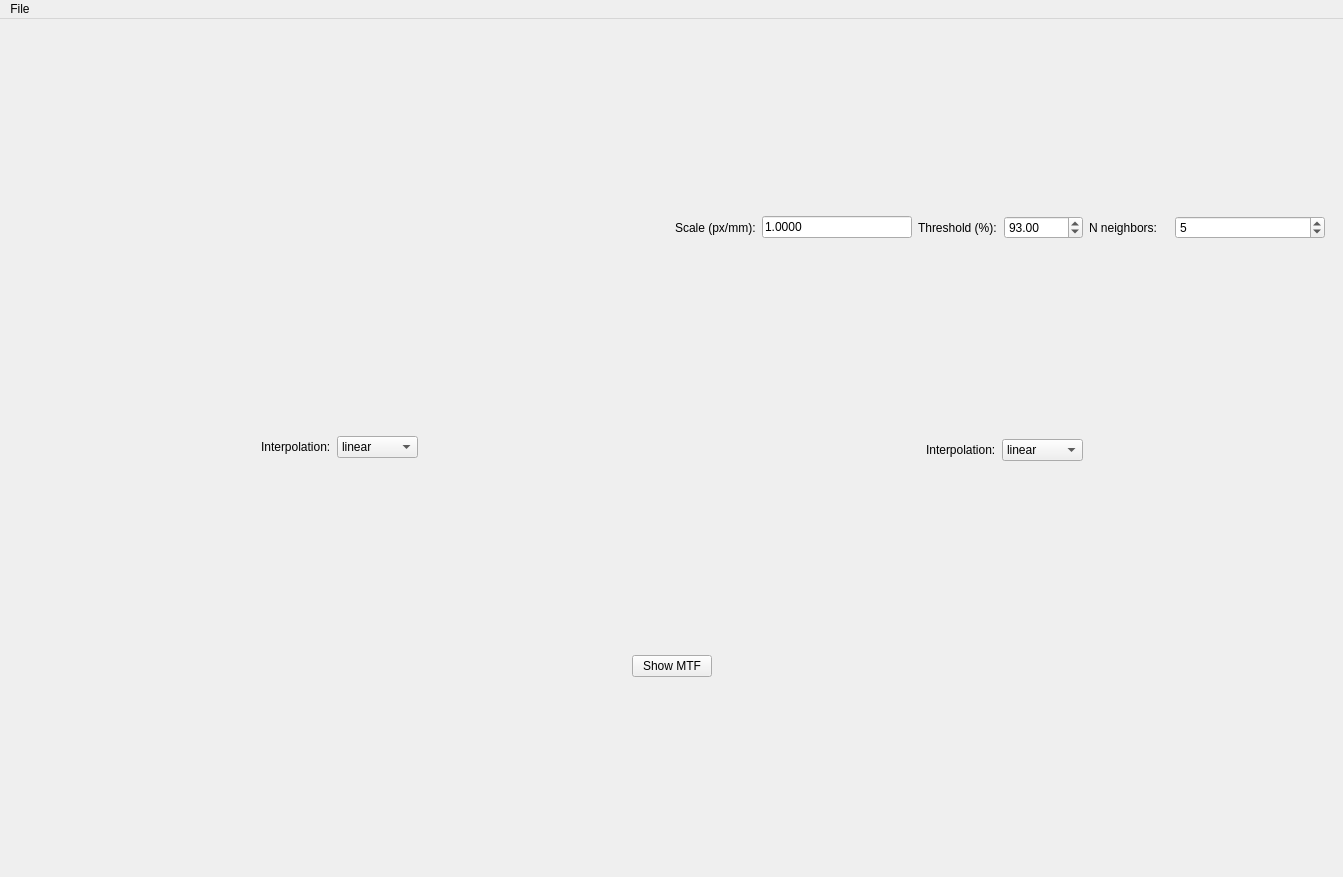
<?xml version="1.0" encoding="UTF-8"?>
<ui version="4.0">
 <class>MainWindow</class>
 <widget class="QMainWindow" name="MainWindow">
  <property name="windowModality">
   <enum>Qt::NonModal</enum>
  </property>
  <property name="geometry">
   <rect>
    <x>0</x>
    <y>0</y>
    <width>1343</width>
    <height>877</height>
   </rect>
  </property>
  <property name="windowTitle">
   <string>MTF analysis</string>
  </property>
  <widget class="QWidget" name="centralwidget">
   <layout class="QGridLayout" name="gridLayout">
    <item row="2" column="1">
     <layout class="QGridLayout" name="psf_layout">
      <item row="0" column="0" colspan="4">
       <layout class="QVBoxLayout" name="graph_psf_layout"/>
      </item>
      <item row="1" column="1">
       <widget class="QLabel" name="label_6">
        <property name="text">
         <string>Interpolation:</string>
        </property>
       </widget>
      </item>
      <item row="1" column="0">
       <spacer name="horizontalSpacer_4">
        <property name="orientation">
         <enum>Qt::Horizontal</enum>
        </property>
        <property name="sizeHint" stdset="0">
         <size>
          <width>40</width>
          <height>20</height>
         </size>
        </property>
       </spacer>
      </item>
      <item row="1" column="2">
       <widget class="QComboBox" name="interpPsfComboBox">
        <item>
         <property name="text">
          <string>linear</string>
         </property>
        </item>
        <item>
         <property name="text">
          <string>quadratic</string>
         </property>
        </item>
        <item>
         <property name="text">
          <string>cubic</string>
         </property>
        </item>
       </widget>
      </item>
      <item row="1" column="3">
       <spacer name="horizontalSpacer_5">
        <property name="orientation">
         <enum>Qt::Horizontal</enum>
        </property>
        <property name="sizeHint" stdset="0">
         <size>
          <width>40</width>
          <height>20</height>
         </size>
        </property>
       </spacer>
      </item>
     </layout>
    </item>
    <item row="2" column="2">
     <layout class="QGridLayout" name="mtf_layout">
      <item row="2" column="1" rowspan="2">
       <widget class="QLabel" name="label_7">
        <property name="text">
         <string>Interpolation:</string>
        </property>
       </widget>
      </item>
      <item row="0" column="0" rowspan="2" colspan="4">
       <layout class="QVBoxLayout" name="graph_mtf_layout"/>
      </item>
      <item row="2" column="2" rowspan="2">
       <widget class="QComboBox" name="interpMtfComboBox">
        <item>
         <property name="text">
          <string>linear</string>
         </property>
        </item>
        <item>
         <property name="text">
          <string>quadratic</string>
         </property>
        </item>
        <item>
         <property name="text">
          <string>cubic</string>
         </property>
        </item>
       </widget>
      </item>
      <item row="2" column="3" rowspan="2">
       <spacer name="horizontalSpacer_7">
        <property name="orientation">
         <enum>Qt::Horizontal</enum>
        </property>
        <property name="sizeHint" stdset="0">
         <size>
          <width>40</width>
          <height>20</height>
         </size>
        </property>
       </spacer>
      </item>
      <item row="2" column="0" rowspan="2">
       <spacer name="horizontalSpacer_6">
        <property name="orientation">
         <enum>Qt::Horizontal</enum>
        </property>
        <property name="sizeHint" stdset="0">
         <size>
          <width>40</width>
          <height>20</height>
         </size>
        </property>
       </spacer>
      </item>
     </layout>
    </item>
    <item row="4" column="1" colspan="2">
     <layout class="QHBoxLayout" name="horizontalLayout">
      <item>
       <spacer name="horizontalSpacer_3">
        <property name="orientation">
         <enum>Qt::Horizontal</enum>
        </property>
        <property name="sizeHint" stdset="0">
         <size>
          <width>40</width>
          <height>20</height>
         </size>
        </property>
       </spacer>
      </item>
      <item>
       <widget class="QPushButton" name="mtfButton">
        <property name="text">
         <string>Show MTF</string>
        </property>
       </widget>
      </item>
      <item>
       <spacer name="horizontalSpacer_2">
        <property name="orientation">
         <enum>Qt::Horizontal</enum>
        </property>
        <property name="sizeHint" stdset="0">
         <size>
          <width>40</width>
          <height>20</height>
         </size>
        </property>
       </spacer>
      </item>
     </layout>
    </item>
    <item row="1" column="1">
     <layout class="QVBoxLayout" name="graph_img_layout"/>
    </item>
    <item row="1" column="2">
     <layout class="QGridLayout" name="signal_layout">
      <item row="1" column="0">
       <widget class="QLabel" name="label_3">
        <property name="maximumSize">
         <size>
          <width>150</width>
          <height>16777215</height>
         </size>
        </property>
        <property name="text">
         <string>Scale (px/mm):</string>
        </property>
       </widget>
      </item>
      <item row="0" column="0" colspan="7">
       <layout class="QGridLayout" name="graph_signal_layout"/>
      </item>
      <item row="1" column="1">
       <widget class="QLineEdit" name="scaleTextEdit">
        <property name="maximumSize">
         <size>
          <width>150</width>
          <height>16777215</height>
         </size>
        </property>
        <property name="text">
         <string>1.0000</string>
        </property>
       </widget>
      </item>
      <item row="1" column="4">
       <widget class="QLabel" name="label_2">
        <property name="maximumSize">
         <size>
          <width>150</width>
          <height>16777215</height>
         </size>
        </property>
        <property name="text">
         <string>N neighbors:</string>
        </property>
       </widget>
      </item>
      <item row="1" column="2">
       <widget class="QLabel" name="label">
        <property name="maximumSize">
         <size>
          <width>150</width>
          <height>16777215</height>
         </size>
        </property>
        <property name="text">
         <string>Threshold (%):</string>
        </property>
       </widget>
      </item>
      <item row="1" column="3">
       <widget class="QDoubleSpinBox" name="thresholdSpinBox">
        <property name="maximumSize">
         <size>
          <width>150</width>
          <height>16777215</height>
         </size>
        </property>
        <property name="minimum">
         <double>1.000000000000000</double>
        </property>
        <property name="maximum">
         <double>100.000000000000000</double>
        </property>
        <property name="value">
         <double>93.000000000000000</double>
        </property>
       </widget>
      </item>
      <item row="1" column="5" colspan="2">
       <widget class="QSpinBox" name="neighborSpinBox">
        <property name="maximumSize">
         <size>
          <width>150</width>
          <height>16777215</height>
         </size>
        </property>
        <property name="minimum">
         <number>1</number>
        </property>
        <property name="maximum">
         <number>999</number>
        </property>
        <property name="value">
         <number>5</number>
        </property>
       </widget>
      </item>
     </layout>
    </item>
   </layout>
  </widget>
  <widget class="QMenuBar" name="menubar">
   <property name="geometry">
    <rect>
     <x>0</x>
     <y>0</y>
     <width>1343</width>
     <height>21</height>
    </rect>
   </property>
   <widget class="QMenu" name="menuFile">
    <property name="title">
     <string>File</string>
    </property>
    <addaction name="actionOpen_data"/>
    <addaction name="actionAbout"/>
   </widget>
   <addaction name="menuFile"/>
  </widget>
  <action name="actionOpen_data">
   <property name="text">
    <string>Open data</string>
   </property>
  </action>
  <action name="actionAbout">
   <property name="text">
    <string>About</string>
   </property>
  </action>
 </widget>
 <tabstops>
  <tabstop>mtfButton</tabstop>
  <tabstop>scaleTextEdit</tabstop>
  <tabstop>thresholdSpinBox</tabstop>
  <tabstop>neighborSpinBox</tabstop>
  <tabstop>interpPsfComboBox</tabstop>
  <tabstop>interpMtfComboBox</tabstop>
 </tabstops>
 <resources/>
 <connections/>
</ui>
